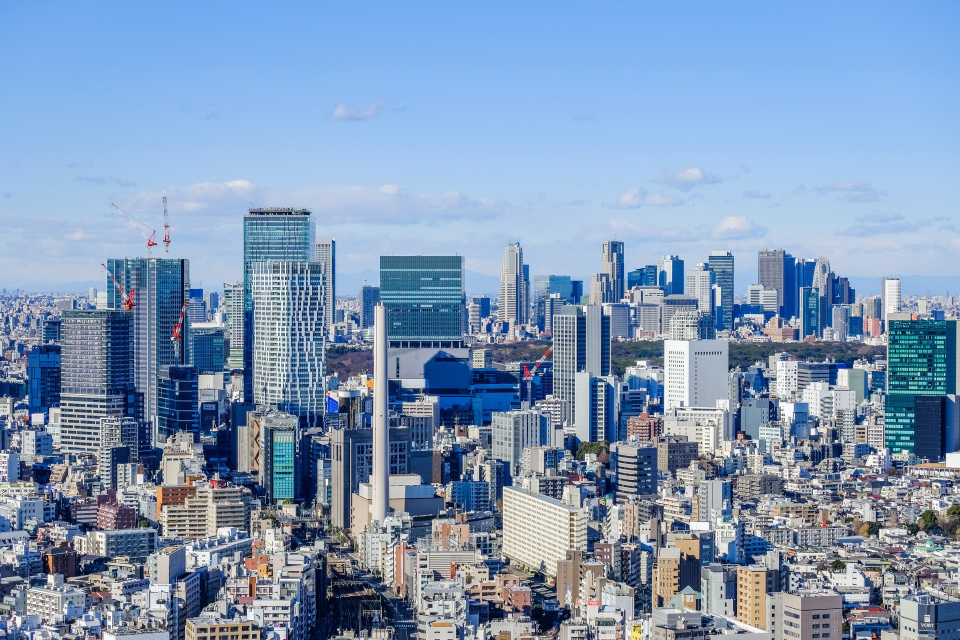
#> input picture assets/img/about-city-bg.jpg, 1920 x 1280 px, found by its file name (shown at 1/2 size)
$ python -i render2.py   (imports and definitions only)
#> lines starting #> are read from the running program, lines starting #| are printed output that depends on the picture
### tools/pea-bomber/anim.py
#!/usr/bin/env python3
# -*- coding: utf-8 -*-
"""
Animation toolkit for the Pea Bomber short.

Everything needed to turn still illustrations into 24fps anime-style motion:
a bilinear warp engine (for puppet-style character animation and lip sync),
procedural cel-shaded effects (fire, explosions, smoke, debris) drawn fresh
every frame, and the camera / line-boil helpers that sell the hand-drawn look.
"""
import math
import numpy as np
from PIL import Image, ImageDraw, ImageFilter

W, H = 1080, 1920
FPS = 24


# ==========================================================================
# warping
# ==========================================================================
def grid():
    """Normalised (x, y) grids in 0..1."""
    gy, gx = np.mgrid[0:H, 0:W].astype(np.float32)
    return gx / W, gy / H


GX, GY = grid()


# [18 lines left out: function remap, not called in this run]


class Field:
    """Accumulates displacement (in normalised units) from puppet controls."""

    def __init__(self):
        self.fx = np.zeros((H, W), np.float32)
        self.fy = np.zeros((H, W), np.float32)

    # [42 lines left out: functions blob, wave, noise, apply, not called in this run]


# ==========================================================================
# noise
# ==========================================================================
_noise_cache = {}


# [52 lines left out: functions value_noise, fbm, cel_bands, not called in this run]


FIRE_STOPS = [0.30, 0.44, 0.60, 0.82]
FIRE_COLS = [(120, 40, 10, 210),      # dark rim
             (255, 120, 20, 245),     # orange
             (255, 196, 50, 255),     # yellow
             (255, 250, 220, 255)]    # white core

SMOKE_STOPS = [0.34, 0.48, 0.64]
SMOKE_COLS = [(38, 40, 52, 130), (92, 96, 112, 160), (168, 174, 190, 185)]


# [46 lines left out: functions fireball, smoke_cloud, flame_ribbon, not called in this run]


# ==========================================================================
# particles
# ==========================================================================
class Debris:
    """Chunks of rubble flung out of the blast, with rotation and streaks."""

    def __init__(self, n, seed, cx=0.5, cy=0.45, speed=1.0):
        r = np.random.default_rng(seed)
        a = r.uniform(0, math.tau, n)
        v = r.uniform(0.35, 1.5, n) * speed
        self.cx, self.cy = cx, cy
        self.ang = a
        self.vx = np.cos(a) * v
        self.vy = np.sin(a) * v * 0.8 - 0.25
        self.size = r.uniform(7, 34, n)
        self.spin = r.uniform(-9, 9, n)
        self.shape = r.integers(3, 6, n)
        self.phase = r.uniform(0, math.tau, n)

    # [25 lines left out: function draw, not called in this run]


class Sparks:
    def __init__(self, n, seed, up=True, spread=1.0, warm=True, size=(2, 7)):
        r = np.random.default_rng(seed)
        self.x = r.uniform(-0.1, 1.1, n)
        self.y = r.uniform(-0.15, 1.25, n)
        self.vx = r.uniform(-0.06, 0.06, n) * spread
        self.vy = (r.uniform(-0.32, -0.08, n) if up else r.uniform(0.08, 0.30, n)) * spread
        self.s = r.uniform(size[0], size[1], n)
        self.ph = r.uniform(0, math.tau, n)
        self.warm = warm

    # [138 lines left out: functions draw, sweat_bead, speed_lines, shockwave, directional_blur, radial_blur and 4 more, not called in this run]


def _vignette():
    ny = (GY - 0.5) * 2
    nx = (GX - 0.5) * 2
    r = np.sqrt(nx * nx + ny * ny * 0.72)
    return np.clip(1.0 - 0.72 * np.clip(r - 0.55, 0, None) ** 1.5, 0.55, 1.0)[:, :, None]


VIG = _vignette()


# [9 lines left out: function blend, not called in this run]


def ease_out(t):
    return 1 - (1 - t) ** 3


def ease_in_out(t):
    return t * t * (3 - 2 * t)


def lerp(a, b, t):
    return a + (b - a) * t


def hold(f, n=2):
    """Quantise a frame index onto 2s/3s, the way TV anime is timed."""
    return (f // n) * n

### tools/pea-bomber/render2.py
#!/usr/bin/env python3
# -*- coding: utf-8 -*-
"""
Pea Bomber - 24fps anime-style short, v2.

No on-screen text: the story is carried by the voice track, the character
animation (puppet warping + lip sync driven by voice_timing.json) and
hand-drawn-style effects animation drawn fresh every frame.

324 frames @ 24fps = 13.5 s, cut against the 160 BPM score.
"""
import json
import math
import os
import numpy as np
from PIL import Image, ImageDraw, ImageFilter

from anim import (W, H, FPS, Field, remap, GX, GY, fireball, smoke_cloud, flame_ribbon,
                  Debris, Sparks, sweat_bead, speed_lines, shockwave, directional_blur,
                  radial_blur, silhouette, grade, flash, chroma_split, VIG, blend,
                  ease_out, ease_in_out, lerp, hold, cel_bands, fbm)

TOTAL = 324
SUPER = 1.30
BW, BH = int(W * SUPER), int(H * SUPER)

HERE = os.path.dirname(os.path.abspath(__file__))
SRC = os.path.join(HERE, "src")
OUT = os.path.join(HERE, "frames2")
# [4 lines not run here, left out]
# [1 line that did not run here, left out]


def mouth_at(f):
    return MOUTH[f] if 0 <= f < len(MOUTH) else 0.0


# --------------------------------------------------------------------- setup
def cover(img, w, h):
#> called with w = 1404, h = 2496
    iw, ih = img.size
#> iw = 1920; ih = 1280
    s = max(w / iw, h / ih)
#> s = 1.95
    nw, nh = int(math.ceil(iw * s)), int(math.ceil(ih * s))
#> nw = 3744; nh = 2496
    img = img.resize((nw, nh), Image.LANCZOS)
    l, t = (nw - w) // 2, (nh - h) // 2
#> l = 1170; t = 0
    return img.crop((l, t, l + w, t + h))
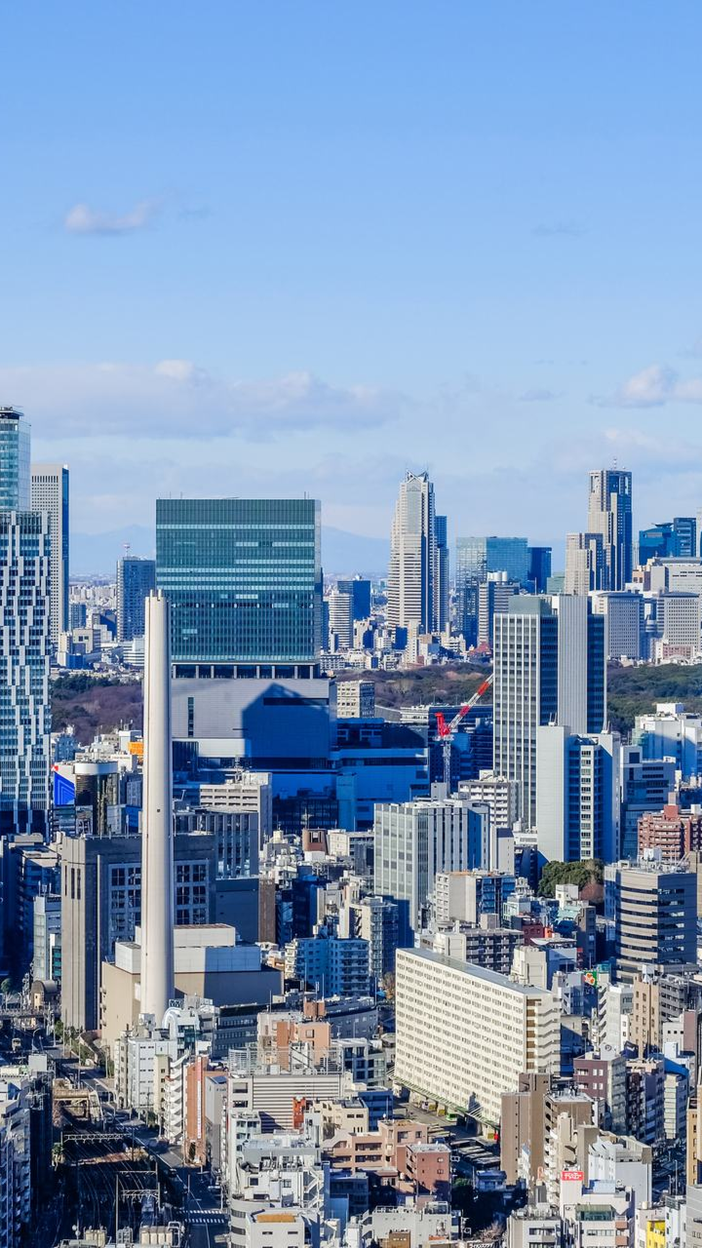
#> returned value: PIL image 1404x2496 RGB (shown at 1/2 size); mean R, G, B 125.7, 150.2, 180.9


def load(name):
    return cover(Image.open(os.path.join(SRC, name)).convert("RGB"), BW, BH)


IMG = {}


# [4 lines left out: function img, not called in this run]


class Cam:
    """Crop window over the oversampled base, plus base->screen mapping."""

    # [32 lines left out: functions __init__, crop, to_out, not called in this run]


# --------------------------------------------------------------- FX handles
SPARK_WARM = Sparks(80, 21, up=True, spread=1.0)
SPARK_SLOW = Sparks(52, 42, up=True, spread=0.5)
SPARK_TRAIL = Sparks(70, 63, up=False, spread=1.0)
DEBRIS = Debris(64, 77, cx=0.55, cy=0.22, speed=1.25)
DEBRIS2 = Debris(30, 91, cx=0.30, cy=0.55, speed=0.8)

LIQUID_COLS = [(150, 70, 6, 200), (255, 168, 20, 240),
               (255, 226, 90, 255), (255, 252, 226, 255)]

# base-image anchor points, read off the source art
FACE = dict(head=(0.43, 0.24), eyes=(0.46, 0.325), mouth=(0.50, 0.418),
            jaw=(0.49, 0.455), fist=(0.24, 0.60), torso=(0.55, 0.66))


# [365 lines left out: functions boil, shake, talk_pose, blink, breathe, render, not called in this run]


def _job(f):
    render(f).save(os.path.join(OUT, "f%04d.jpg" % f), quality=94, subsampling=1)
    return f


# [15 lines not run here, left out]

>>> result = load('../../assets/img/about-city-bg.jpg')

$ run again, on assets/img/education-session.jpg
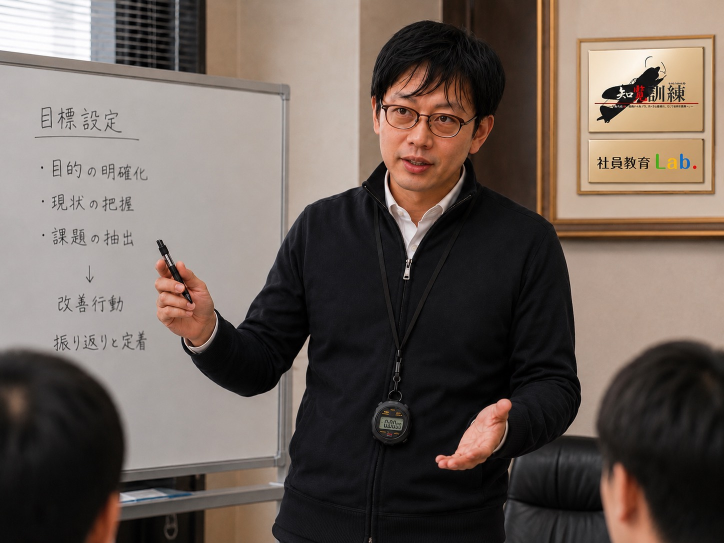
#> input picture assets/img/education-session.jpg, 1448 x 1086 px, found by its file name (shown at 1/2 size)
#> iw = 1448; ih = 1086
#> s = 2.3
#> nw = 3328; nh = 2496
#> l = 962; t = 0
#> in cover, `return img.crop((l, t, l + w, t + h))`:
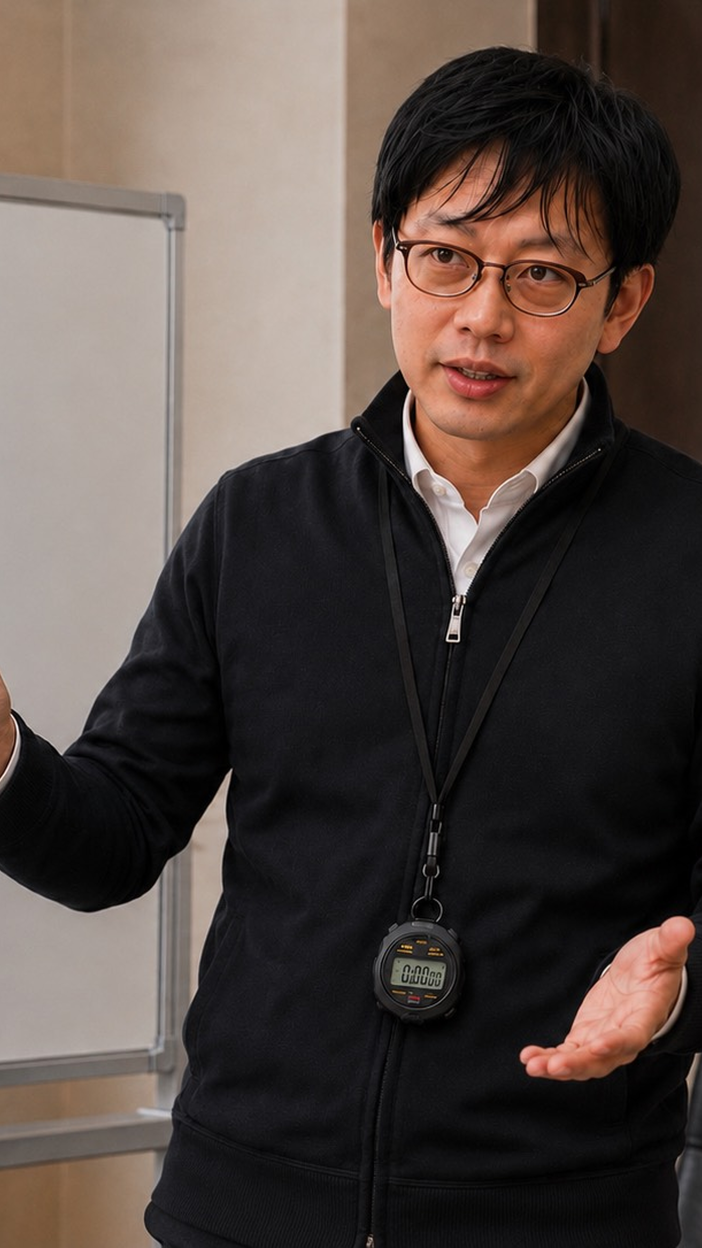
#> returned value: PIL image 1404x2496 RGB (shown at 1/2 size); mean R, G, B 83.5, 72.2, 67.1

$ run again, on assets/img/executive-problem.jpg
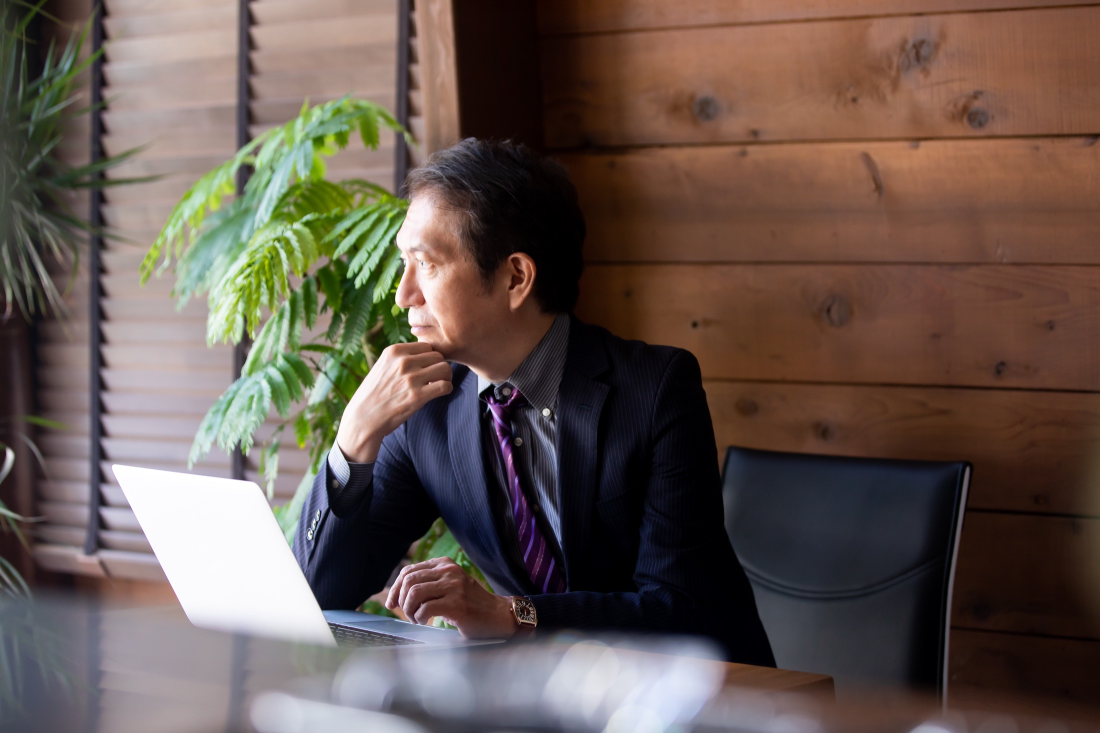
#> input picture assets/img/executive-problem.jpg, 2200 x 1466 px, found by its file name (shown at 1/2 size)
#> iw = 2200; ih = 1466
#> s = 1.7
#> nw = 3746; nh = 2496
#> l = 1171; t = 0
#> in cover, `return img.crop((l, t, l + w, t + h))`:
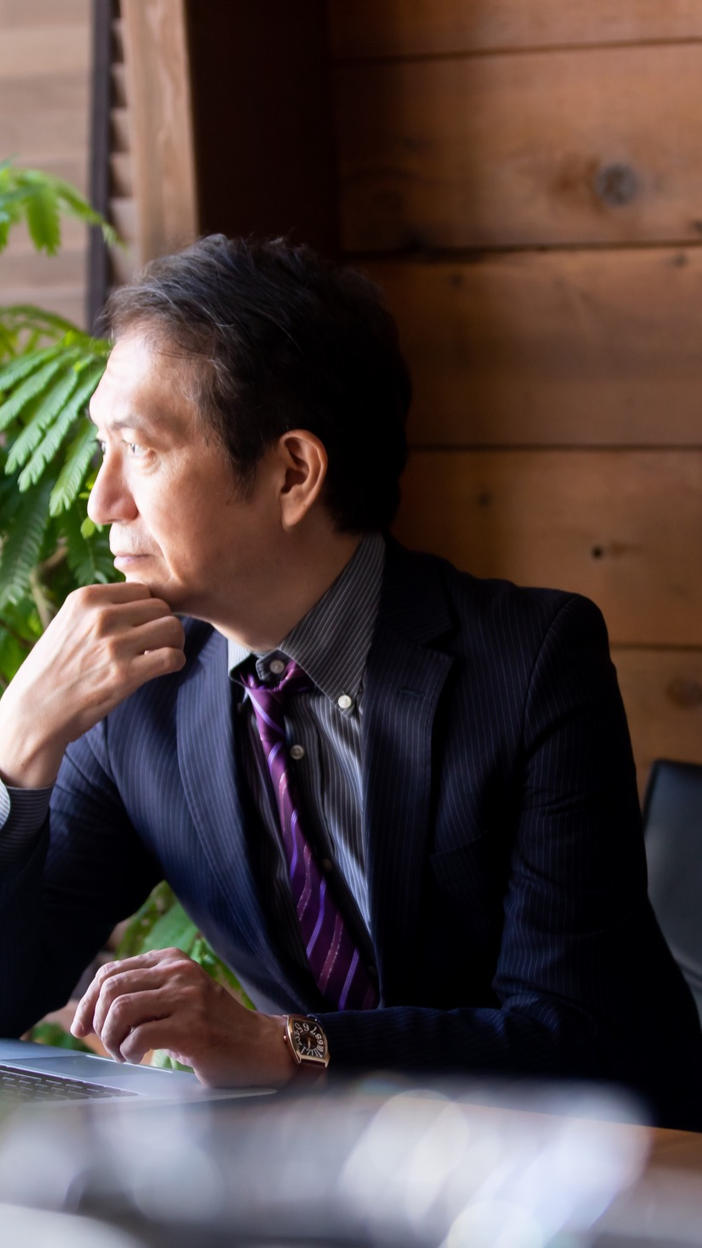
#> returned value: PIL image 1404x2496 RGB (shown at 1/2 size); mean R, G, B 80.6, 66.8, 63.5

$ run again, on assets/img/movie-kodan.jpg
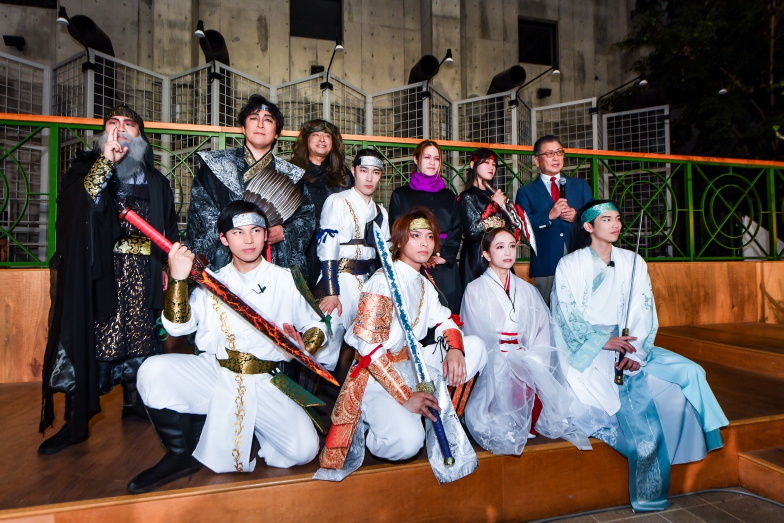
#> input picture assets/img/movie-kodan.jpg, 1567 x 1045 px, found by its file name (shown at 1/2 size)
#> iw = 1567; ih = 1045
#> s = 2.39
#> nw = 3743; nh = 2496
#> in cover, `img = img.resize((nw, nh), Image.LANCZOS)`:
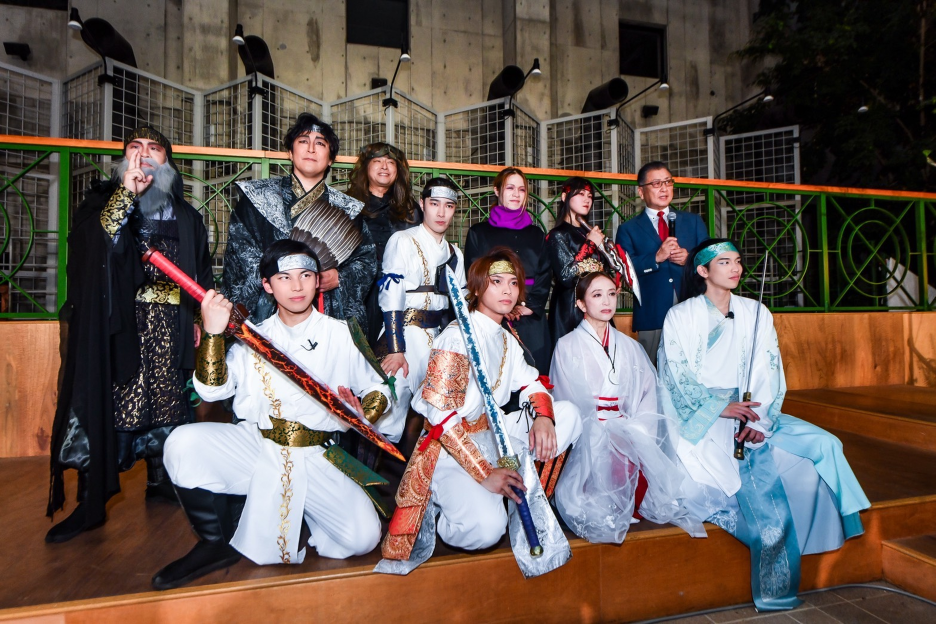
#> img: PIL image 3743x2496 RGB (shown at 1/4 size); mean R, G, B 102.9, 89.4, 83.3
#> l = 1169; t = 0
#> in cover, `return img.crop((l, t, l + w, t + h))`:
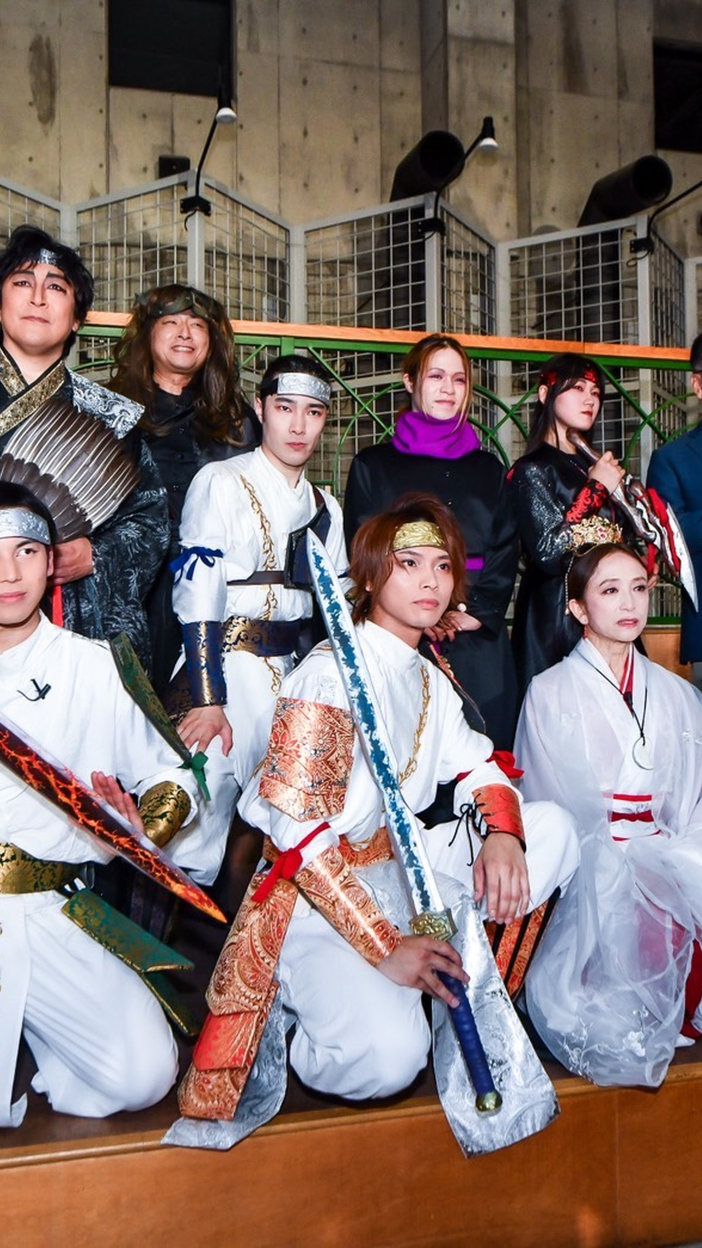
#> returned value: PIL image 1404x2496 RGB (shown at 1/2 size); mean R, G, B 128.1, 111.3, 107.4
